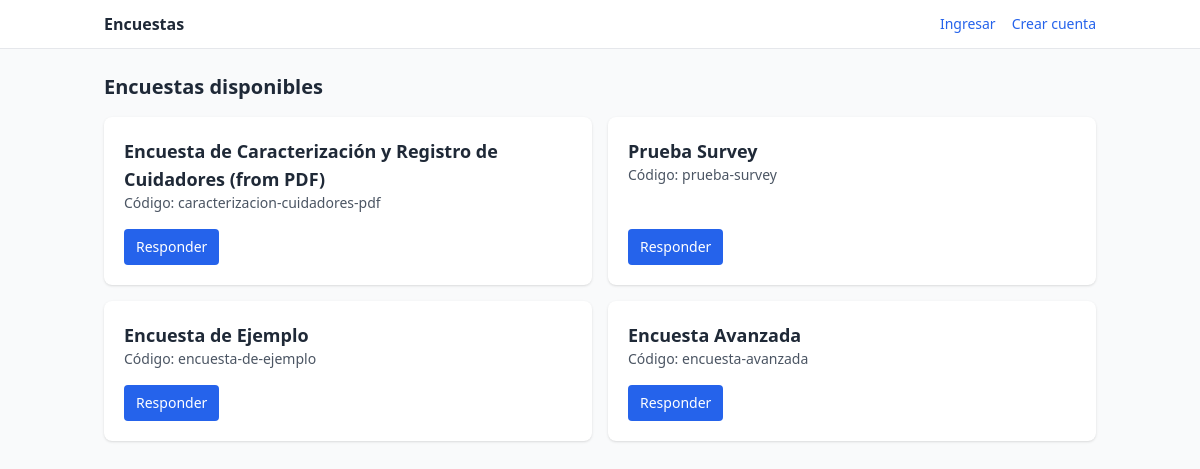
Page /public/ on the earlier database version.
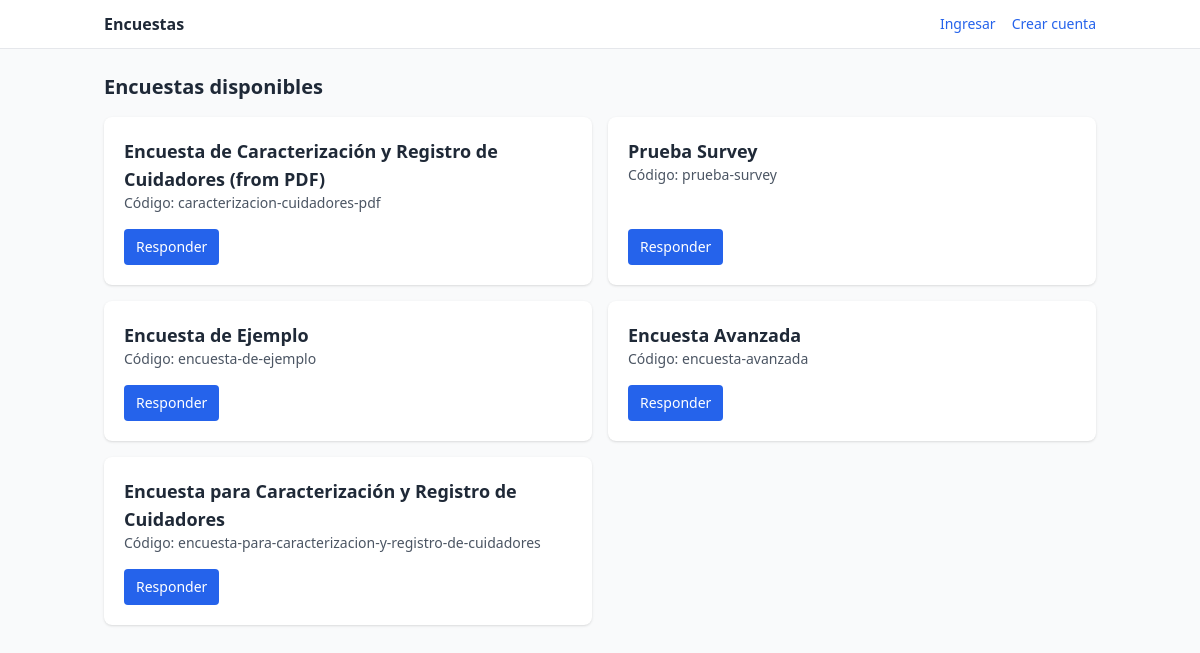
Same page on the later database version.
### surveys/models.py (models this page shows, shortened)
class Survey(models.Model):
    name = models.CharField(max_length=200, unique=True)
    description = models.TextField(blank=True)
    code = models.SlugField(max_length=80, unique=True)
    is_active = models.BooleanField(default=True)
    created_at = models.DateTimeField(auto_now_add=True)
    require_token = models.BooleanField(default=False)

### surveys/views.py (the view)
# urls.py: path("public/", views.survey_list_public, name="public_list"),
def survey_list_public(request): # New public survey list view
    surveys = Survey.objects.filter(is_active=True)
    return render(request, 'surveys/survey_list.html', {'surveys': surveys})

### surveys/templates/surveys/survey_list.html (shortened to what this page needs)
{% extends "surveys/base.html" %}
{% block content %}
<div class="flex justify-between items-center mb-4">
  <h1 class="text-xl font-semibold">Encuestas disponibles</h1>
</div>
<div class="grid sm:grid-cols-2 gap-4">
  {% for s in surveys %}
    <div class="bg-white p-5 rounded-lg shadow flex flex-col justify-between">
      <div>
        <h2 class="font-semibold text-lg">{{ s.name }}</h2>
        <p class="text-sm text-gray-600">Código: {{ s.code }}</p>
      </div>
      <div class="mt-4 flex space-x-2">
        <a href="{% url 'surveys:fill' s.code %}" class="px-3 py-2 rounded bg-blue-600 text-white text-sm">Responder</a>
      </div>
    </div>
  {% empty %}
    <p>No hay encuestas activas.</p>
  {% endfor %}
</div>
{% endblock %}

Differences in the rows shown:
added Survey: name "Encuesta para Caracterización y Registro de Cuidadores", code "encuesta-para-caracterizacion-y-registro-de-cuidadores"
